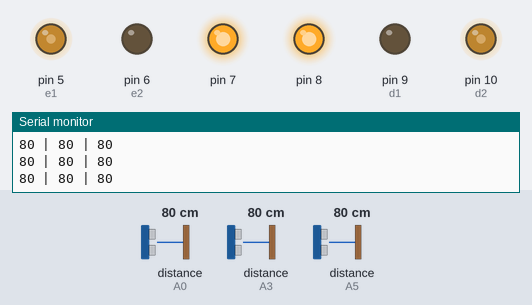
The sketch below on a simulated Arduino Uno, built with avr-gcc and run on an emulated ATmega328P. Shown: output pins drawn as LEDs (lit = HIGH), the last lines printed to the serial monitor. Wiring (inferred from the names in the program): 3 × ultrasonic range finder: trigger A1, echo A0 / trigger A2, echo A3 / trigger A4, echo A5. The test bench sets the inputs (shaded band); at power-on: distance to the obstacle (sensors on A5, A0, A3) 80 cm. The echo pulse lasts 58.3 µs per cm; pins used as bus, display or sensor lines are not drawn.

Above: at 1.3 s.
1.4 s: distance to the obstacle (sensor on A5) set to 13 cm
2.9 s: distance to the obstacle (sensor on A5) set to 10 cm
At 4.1 s:
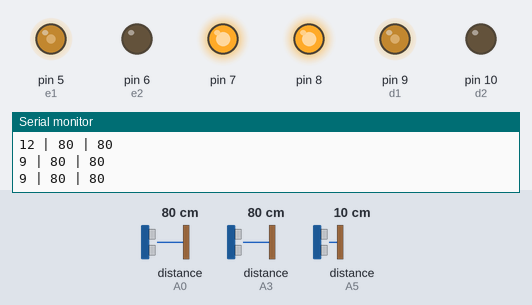
4.4 s: distance to the obstacle (sensor on A0) set to 19 cm
6.2 s: distance to the obstacle (sensor on A0) set to 14 cm
At 7.5 s:
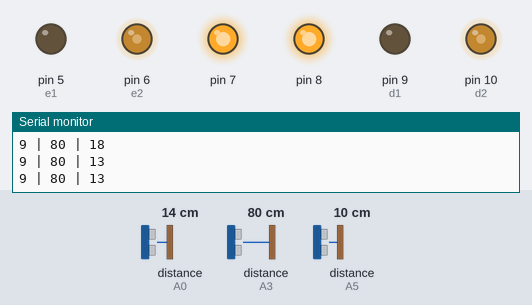
7.9 s: distance to the obstacle (sensor on A5) set to 18 cm
At 8.62 s:
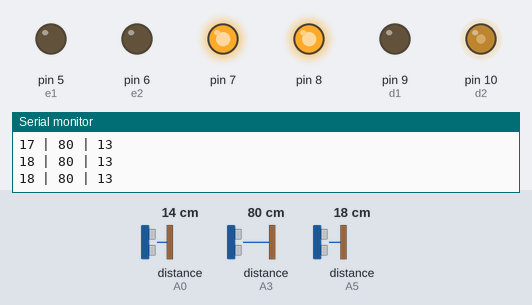
10.1 s: distance to the obstacle (sensor on A0) set to 12 cm
At 11.6 s:
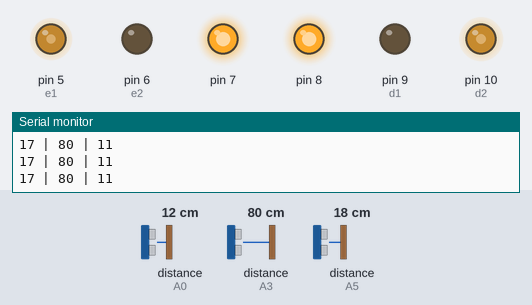
Timing chart, 0 to 12.6 s (numbered marks = the images above; inputs shaded):
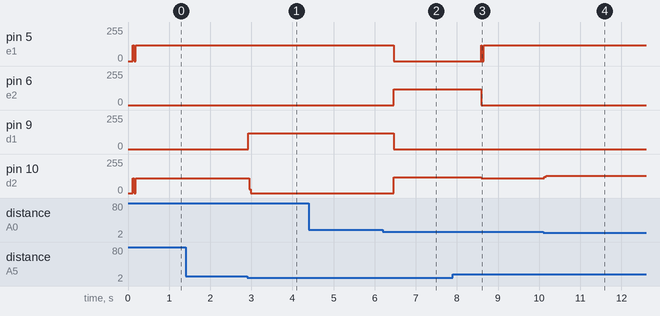

The sketch:

maze.ino
```cpp
#define e1 5
#define e2 6
#define d1 9
#define d2 10

int trigger_front = A4;
int echo_front = A5;

int trigger_left = A2;
int echo_left = A3;

int trigger_right = A1;
int echo_right = A0;

void setup()
{
  pinMode(trigger_front, OUTPUT);
  pinMode(echo_front, INPUT);

  pinMode(trigger_left, OUTPUT);
  pinMode(echo_left, INPUT);

  pinMode(trigger_right, OUTPUT);
  pinMode(echo_right, INPUT);

  pinMode(e1, OUTPUT);
  pinMode(e2, OUTPUT);
  pinMode(d1, OUTPUT);
  pinMode(d2, OUTPUT);

  pinMode(7, OUTPUT);
  pinMode(8, OUTPUT);

  digitalWrite(7, HIGH);
  digitalWrite(8, HIGH);

  Serial.begin(115200);
  delay(100);
}

void loop()
{


  long distance_front, distance_left, distance_right, right, left, front;

  digitalWrite(trigger_front, LOW);

  delayMicroseconds(2);

  digitalWrite(trigger_front, HIGH);

  delayMicroseconds(5);

  digitalWrite(trigger_front, LOW);

  distance_front = pulseIn(echo_front, HIGH);

  front = distance_front / 29 / 2;

  digitalWrite(trigger_left, LOW);
  delayMicroseconds(2);
  digitalWrite(trigger_left, HIGH);
  delayMicroseconds(5);
  digitalWrite(trigger_left, LOW);
  distance_left = pulseIn(echo_left, HIGH);
  left = distance_left / 29 / 2;

  digitalWrite(trigger_right, LOW);
  delayMicroseconds(2);
  digitalWrite(trigger_right, HIGH);
  delayMicroseconds(5);
  digitalWrite(trigger_right, LOW);
  distance_right = pulseIn(echo_right, HIGH);
  right = distance_right / 29 / 2;

  Serial.print(front);

  Serial.print(" | ");

  Serial.print(left);

  Serial.print(" | ");

  Serial.print(right);

  Serial.println(" ");

  analogWrite(e1, 0);
  analogWrite(e2, 0);
  analogWrite(d1, 0);
  analogWrite(d2, 0);


  if (front > 8)
  {

    if (right > 7 && right < 13)
    {

      analogWrite(e1, 120);
      analogWrite(e2, 0);
      analogWrite(d1, 0);
      analogWrite(d2, 130);
    }

    if (right >= 13)
    {

      analogWrite(e1, 120);
      analogWrite(e2, 0);
      analogWrite(d1, 0);
      analogWrite(d2, 110);
    }


    if (right <= 7)
    {

      analogWrite(e1, 100);
      analogWrite(e2, 0);
      analogWrite(d1, 0);
      analogWrite(d2, 120);
    }
  }


  if (left <= 15 && right > 15 && front <= 10) rightRotation();

  if (left > 15 && right > 15 && front <= 10) rightRotation();

  if (right <= 15 && left > 15 && front <= 10) leftRotation();

  if (right <= 15 && left <= 15 && front <= 10) fullRotation();

}

void leftRotation()
{

  analogWrite(e1, 0);
  analogWrite(e2, 120);
  analogWrite(d1, 0);
  analogWrite(d2, 120);
  delay(700);

}

void rightRotation()
{

  analogWrite(e1, 120);
  analogWrite(e2, 0);
  analogWrite(d1, 120);
  analogWrite(d2, 0);
  delay(700);

}

void fullRotation()
{

  analogWrite(e1, 120);
  analogWrite(e2, 0);
  analogWrite(d1, 120);
  analogWrite(d2, 0);
  delay(1450);

}
```

Measured:
- the behaviour switches between 12 and 11 cm on distance to the obstacle (sensor on A5) (found by bisection; images 0 and 1)
- the behaviour switches between 17 and 16 cm on distance to the obstacle (sensor on A0) (found by bisection; images 1 and 2)
- the behaviour switches between 14 and 13 cm on distance to the obstacle (sensor on A0) (found by bisection; images 3 and 4)
- after the input at 2.9 s, pin 9 (d1): 0/255 → 120/255 at once; pin 10 (d2): 110/255 → 0/255 after 0.05 s
- after the input at 6.2 s, pin 5 (e1), pin 9 (d1): 120/255 → 0/255 after 0.27 s; pin 6 (e2), pin 10 (d2): 0/255 → 120/255 after 0.27 s
- after the input at 7.9 s, pin 5 (e1): 0/255 → 120/255 after 0.69 s; pin 6 (e2): 120/255 → 0/255 after 0.69 s; pin 10 (d2): 120/255 → 110/255 after 0.69 s
- after the input at 10.1 s, pin 10 (d2): 110/255 → 129/255 at once
